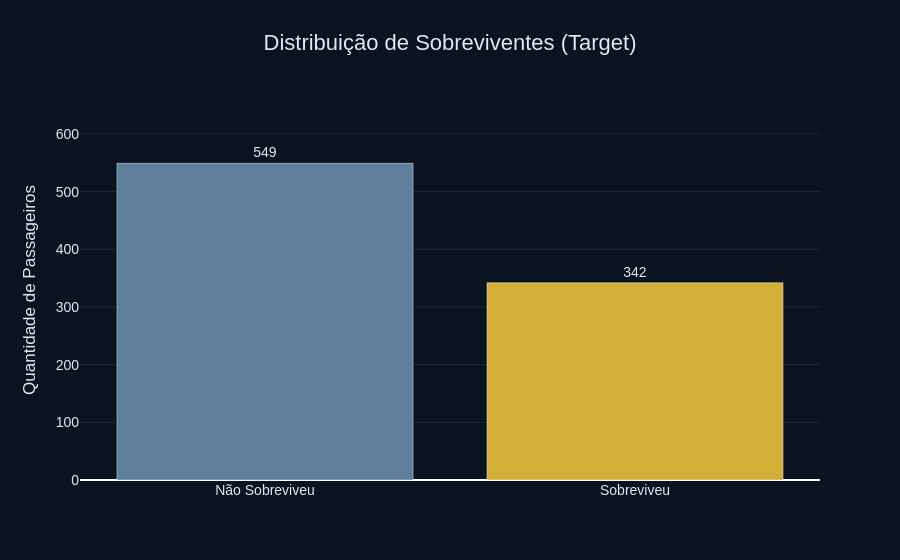

Source (notebook cell):
### Markdown cell above
## 3. ANÁLISE EXPLORATÓRIA DE DADOS (EDA)

### Code cell
# 1. Preparação dos Dados: Cálculo de frequências e renomeação de categorias para o plot
surv_counts = train_df['Survived'].value_counts().reset_index()
surv_counts.columns = ['Survived', 'Count']
surv_counts['Survived'] = surv_counts['Survived'].map({0: 'Não Sobreviveu', 1: 'Sobreviveu'})

# 2. Criação da Figura: Gráfico de barras com mapeamento de cores personalizadas
fig_surv = px.bar(surv_counts, x='Survived', y='Count', 
                  title="Distribuição de Sobreviventes (Target)",
                  color='Survived',
                  color_discrete_map={'Não Sobreviveu': '#5E7E99', 'Sobreviveu': '#D4AF37'})

# 3. Rótulos e Interação: Formatação dos valores sobre as barras e do tooltip (hover)
fig_surv.update_traces(
    textposition="outside",
    texttemplate="%{y:,.0f}",
    hovertemplate="<b>%{x}</b><br>Quantidade: %{y:,.0f} passageiros<extra></extra>"
)

# 4. Estilização do Layout: Aplicação do tema escuro, tipografia e ajustes de eixo
fig_surv.update_layout(
    separators=",.",
    title=dict(x=0.5, font=dict(size=22, family="Arial", color="#E2E8F0")),
    xaxis_title="",
    yaxis_title="Quantidade de Passageiros",
    font=dict(family="Arial", size=14, color="#E2E8F0"),
    plot_bgcolor='#0B1320',
    paper_bgcolor='#0B1320',
    showlegend=False, # Legenda desativada pois o eixo X já identifica as classes
    xaxis=dict(showgrid=False, color="#E2E8F0"),
    yaxis=dict(showgrid=True, gridcolor="#1E293B", color="#E2E8F0", range=[0, surv_counts['Count'].max() * 1.20])
)

fig_surv.show()

### Figure 1 — Plotly figure (JSON) as saved in the notebook; plotly's stock layout.template omitted (floating-point values rounded to 4 significant figures)
{"data": [{"hovertemplate": "<b>%{x}</b><br>Quantidade: %{y:,.0f} passageiros<extra></extra>", "legendgroup": "Não Sobreviveu", "marker": {"color": "#5E7E99", "pattern": {"shape": ""}}, "name": "Não Sobreviveu", "orientation": "v", "showlegend": true, "textposition": "outside", "texttemplate": "%{y:,.0f}", "type": "bar", "x": ["Não Sobreviveu"], "xaxis": "x", "y": [549], "yaxis": "y"}, {"hovertemplate": "<b>%{x}</b><br>Quantidade: %{y:,.0f} passageiros<extra></extra>", "legendgroup": "Sobreviveu", "marker": {"color": "#D4AF37", "pattern": {"shape": ""}}, "name": "Sobreviveu", "orientation": "v", "showlegend": true, "textposition": "outside", "texttemplate": "%{y:,.0f}", "type": "bar", "x": ["Sobreviveu"], "xaxis": "x", "y": [342], "yaxis": "y"}], "layout": {"barmode": "relative", "font": {"color": "#E2E8F0", "family": "Arial", "size": 14}, "legend": {"title": {"text": "Survived"}, "tracegroupgap": 0}, "paper_bgcolor": "#0B1320", "plot_bgcolor": "#0B1320", "separators": ",.", "showlegend": false, "title": {"font": {"color": "#E2E8F0", "family": "Arial", "size": 22}, "text": "Distribuição de Sobreviventes (Target)", "x": 0.5}, "xaxis": {"anchor": "y", "categoryarray": ["Não Sobreviveu", "Sobreviveu"], "categoryorder": "array", "color": "#E2E8F0", "domain": [0, 1], "showgrid": false, "title": {"text": ""}}, "yaxis": {"anchor": "x", "color": "#E2E8F0", "domain": [0, 1], "gridcolor": "#1E293B", "range": [0, 658.8], "showgrid": true, "title": {"text": "Quantidade de Passageiros"}}}}
